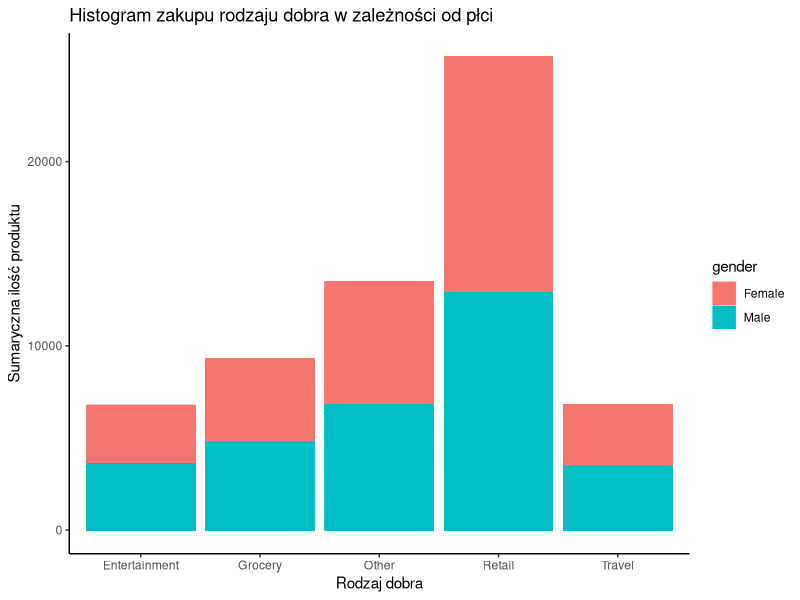

Write the R code that produced this figure.
## ---- chunk 1
data <- read.csv2("credit_card.xls");
data
## ---- chunk 2
frame <- data.frame(
  items_summary=unclass(summary(data$items)),
  spent_summary=unclass(summary(data$spent))
  )
frame
## ---- chunk 3
install.packages("ggplot2")
install.packages("readr")
install.packages("dplyr")
library(ggplot2)
library(readr)
library(dplyr)
## ---- chunk 4
ggplot() + 
  geom_bar(
    data=data, 
    aes(x=type_trans, y=items, color=gender, fill=gender), 
    stat="identity"
    ) +
  labs(
    title="Histogram zakupu rodzaju dobra w zależności od płci",
    x="Rodzaj dobra",
    y="Sumaryczna ilość produktu"
    ) +
  theme_classic()
